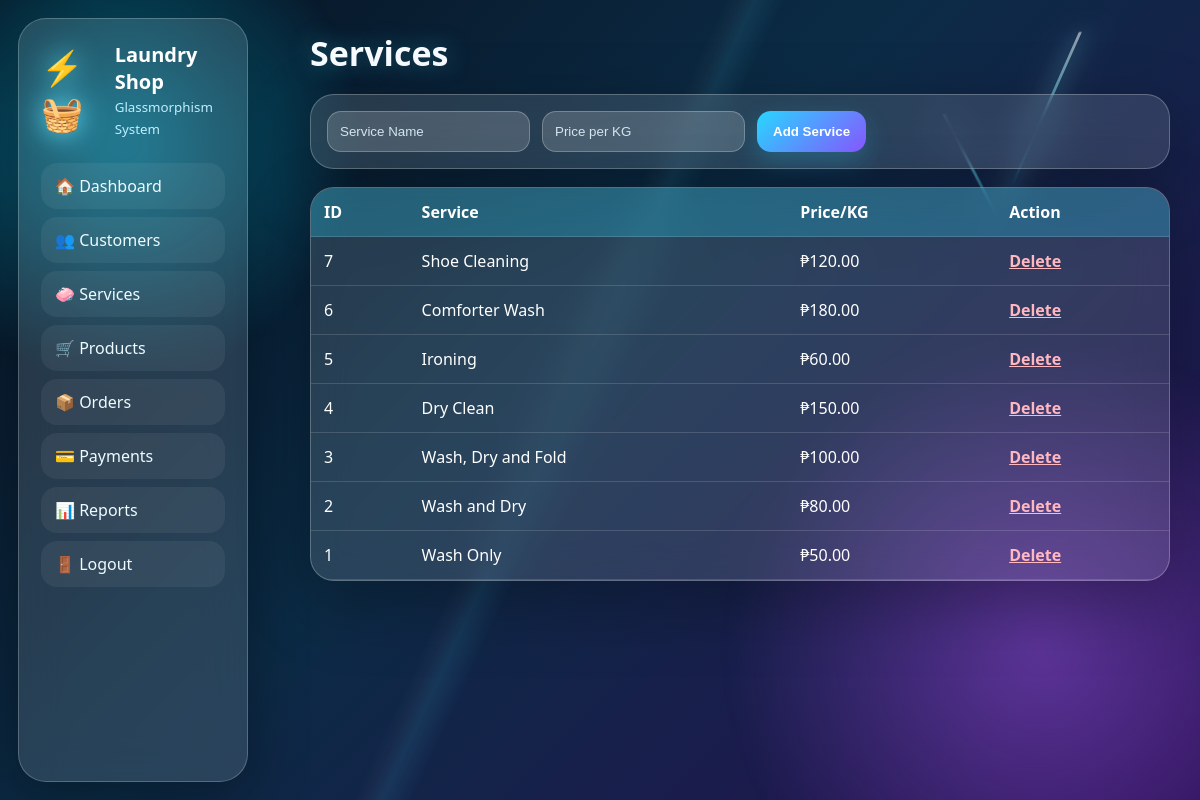
Screenshot of /services.php (signed in) with the database file from the repository.
### tables this page shows
CREATE TABLE services (
  id INT AUTO_INCREMENT PRIMARY KEY,
  service_name VARCHAR(100) NOT NULL,
  price_per_kg DECIMAL(10,2) NOT NULL,
  created_at TIMESTAMP DEFAULT CURRENT_TIMESTAMP
);

### services.php (the view, shortened to what this page needs)
<?php include 'config.php'; include 'header.php';
?>
<h1>Services</h1>
<form method="POST" class="form-row">
    <input name="service_name" placeholder="Service Name" required>
    <input type="number" step="0.01" name="price_per_kg" placeholder="Price per KG" required>
    <button name="add">Add Service</button>
</form>
<table><tr><th>ID</th><th>Service</th><th>Price/KG</th><th>Action</th></tr>
<?php $res = mysqli_query($conn, "SELECT * FROM services ORDER BY id DESC"); while($row=mysqli_fetch_assoc($res)): ?>
<tr><td><?php echo $row['id']; ?></td><td><?php echo $row['service_name']; ?></td><td>₱<?php echo number_format($row['price_per_kg'],2); ?></td><td><a class="danger" href="?delete=<?php echo $row['id']; ?>" onclick="return confirm('Delete service?')">Delete</a></td></tr>
<?php endwhile; ?></table>
<?php include 'footer.php'; ?>

### style.css (style rules this page uses)
* { box-sizing:border-box }
body { font-family:'Segoe UI',Arial,sans-serif;margin:0;min-height:100vh;color:#f8fbff;background:linear-gradient(135deg,#07111f,#0b2b45 45%,#271052);overflow-x:hidden }
body:before,body:after { content:"";position:fixed;inset:auto;pointer-events:none;z-index:-1 }
body:before { width:520px;height:520px;left:-140px;top:-120px;background:radial-gradient(circle,rgba(0,217,255,.45),transparent 65%);filter:blur(8px) }
body:after { width:680px;height:680px;right:-180px;bottom:-190px;background:radial-gradient(circle,rgba(178,92,255,.42),transparent 65%);filter:blur(10px) }
a { color:#dff8ff }
.login-box,.card,.form-row,.box-form,table,.hero,.panel { background:rgba(255,255,255,.12);border:1px solid rgba(255,255,255,.25);box-shadow:0 22px 70px rgba(0,0,0,.28);backdrop-filter:blur(18px);-webkit-backdrop-filter:blur(18px);border-radius:24px }
.login-box input,.form-row input,.form-row select,.box-form input,.box-form select { border:1px solid rgba(255,255,255,.25);background:rgba(255,255,255,.16);color:#fff;outline:none }
.login-box input::placeholder,.form-row input::placeholder { color:#d4e5ef }
.login-box button,.btn,button { background:linear-gradient(135deg,#27d7ff,#8757ff);color:white;border:0;border-radius:14px;cursor:pointer;text-decoration:none;padding:12px 16px;font-weight:700;box-shadow:0 10px 25px rgba(39,215,255,.22) }
.top-title h1,h1 { font-size:34px;margin:0 0 18px;text-shadow:0 0 25px rgba(86,232,255,.35) }
table { width:100%;border-collapse:separate;border-spacing:0;overflow:hidden;margin-top:18px;color:#fff }
th,td { padding:13px;border-bottom:1px solid rgba(255,255,255,.14);text-align:left }
th { background:rgba(39,215,255,.25);color:white }
.form-row { display:flex;gap:12px;flex-wrap:wrap;padding:16px }
.form-row input,.form-row select { padding:12px;min-width:185px;border-radius:14px }
.danger { color:#ffb7c0;font-weight:700 }

### rows the page displays
services: id "7", service_name "Shoe Cleaning", price_per_kg "120.00"
services: id "6", service_name "Comforter Wash", price_per_kg "180.00"
services: id "5", service_name "Ironing", price_per_kg "60.00"
services: id "4", service_name "Dry Clean", price_per_kg "150.00"
services: id "3", service_name "Wash, Dry and Fold", price_per_kg "100.00"
services: id "2", service_name "Wash and Dry", price_per_kg "80.00"
services: id "1", service_name "Wash Only", price_per_kg "50.00"
